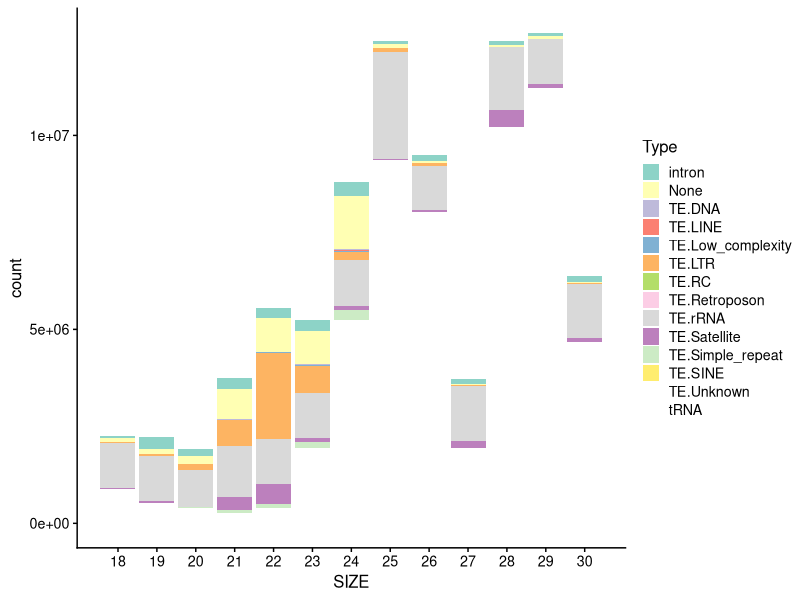
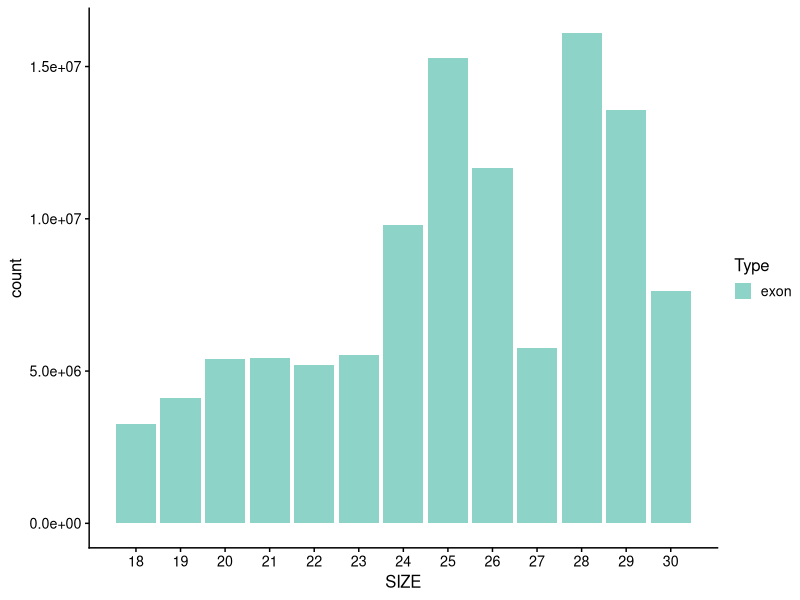
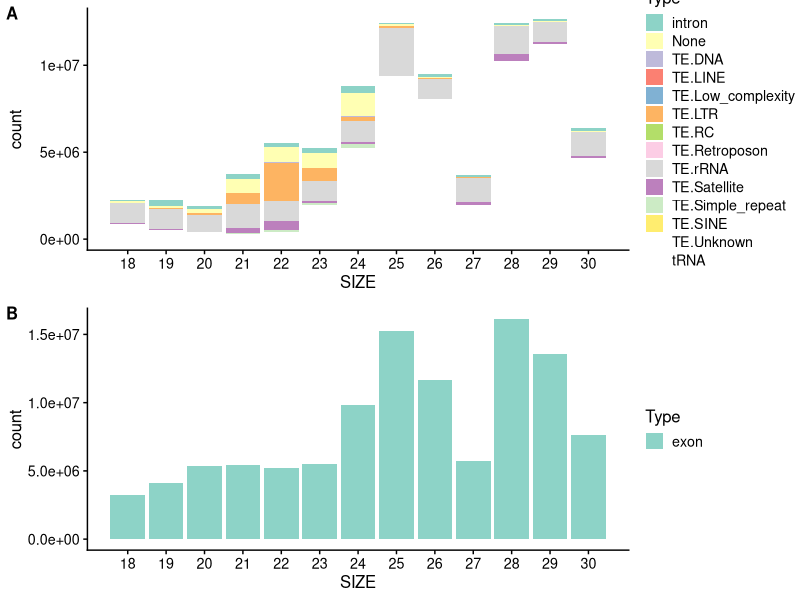

Recreate these plots in R, in order.
#!/usr/bin/env Rscript
library(ggplot2)
library(tidyverse)
library(dplyr)
library(RColorBrewer)
library(cowplot)

sRNA.All = read_tsv("results/Botrytis_size_profile.tsv") %>% filter(SIZE >= 18)
sRNA <- sRNA.All %>% select(-c('TOTAL')) %>% pivot_longer(!SIZE, names_to = "Type", values_to = "count")
sRNA.noExon <- sRNA %>% filter(Type != 'exon')
pN<-ggplot(sRNA.noExon,aes(SIZE,count,fill=Type)) +
    geom_bar(stat='identity',position="stack") + scale_x_discrete(limit = unique(sRNA$SIZE)) +
    scale_fill_brewer(palette="Set3") +  theme_cowplot(12)
pN

sRNA.Exon <- sRNA %>% filter(Type == 'exon')
pE<-ggplot(sRNA.Exon,aes(SIZE,count,fill=Type)) +
    geom_bar(stat='identity',position="stack") +
    scale_fill_brewer(palette="Set3") +  theme_cowplot(12)  + scale_x_discrete(limit = unique(sRNA$SIZE)) 
pE

plot_grid(pN, pE, labels = c('A', 'B'), label_size = 12,ncol = 1,align = "v")
